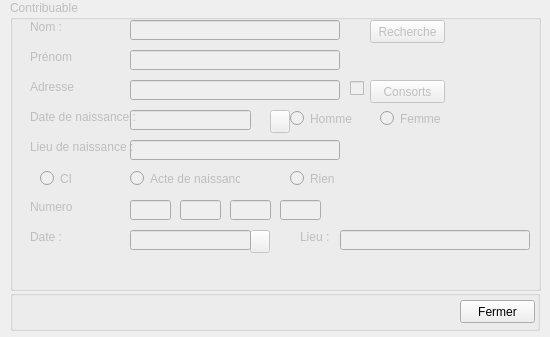
<?xml version="1.0" encoding="UTF-8"?>
<ui version="4.0">
 <class>Dialog</class>
 <widget class="QDialog" name="Dialog">
  <property name="geometry">
   <rect>
    <x>0</x>
    <y>0</y>
    <width>550</width>
    <height>337</height>
   </rect>
  </property>
  <property name="windowTitle">
   <string>Contribuable</string>
  </property>
  <widget class="QGroupBox" name="groupBox">
   <property name="enabled">
    <bool>false</bool>
   </property>
   <property name="geometry">
    <rect>
     <x>10</x>
     <y>0</y>
     <width>531</width>
     <height>291</height>
    </rect>
   </property>
   <property name="title">
    <string>Contribuable</string>
   </property>
   <widget class="QLineEdit" name="lineEdit">
    <property name="geometry">
     <rect>
      <x>120</x>
      <y>20</y>
      <width>210</width>
      <height>20</height>
     </rect>
    </property>
   </widget>
   <widget class="QLineEdit" name="lineEdit_2">
    <property name="geometry">
     <rect>
      <x>120</x>
      <y>50</y>
      <width>210</width>
      <height>20</height>
     </rect>
    </property>
   </widget>
   <widget class="QLineEdit" name="lineEdit_3">
    <property name="geometry">
     <rect>
      <x>120</x>
      <y>80</y>
      <width>210</width>
      <height>20</height>
     </rect>
    </property>
   </widget>
   <widget class="QLineEdit" name="lineEdit_4">
    <property name="geometry">
     <rect>
      <x>120</x>
      <y>110</y>
      <width>121</width>
      <height>20</height>
     </rect>
    </property>
   </widget>
   <widget class="QLineEdit" name="lineEdit_5">
    <property name="geometry">
     <rect>
      <x>120</x>
      <y>140</y>
      <width>210</width>
      <height>20</height>
     </rect>
    </property>
   </widget>
   <widget class="QLineEdit" name="lineEdit_6">
    <property name="geometry">
     <rect>
      <x>120</x>
      <y>200</y>
      <width>41</width>
      <height>20</height>
     </rect>
    </property>
   </widget>
   <widget class="QLineEdit" name="lineEdit_9">
    <property name="geometry">
     <rect>
      <x>330</x>
      <y>230</y>
      <width>190</width>
      <height>20</height>
     </rect>
    </property>
   </widget>
   <widget class="QLabel" name="label">
    <property name="geometry">
     <rect>
      <x>20</x>
      <y>20</y>
      <width>46</width>
      <height>13</height>
     </rect>
    </property>
    <property name="text">
     <string>Nom :</string>
    </property>
   </widget>
   <widget class="QLabel" name="label_2">
    <property name="geometry">
     <rect>
      <x>20</x>
      <y>50</y>
      <width>46</width>
      <height>13</height>
     </rect>
    </property>
    <property name="text">
     <string>Prénom :</string>
    </property>
   </widget>
   <widget class="QLabel" name="label_3">
    <property name="geometry">
     <rect>
      <x>20</x>
      <y>80</y>
      <width>46</width>
      <height>13</height>
     </rect>
    </property>
    <property name="text">
     <string>Adresse :</string>
    </property>
   </widget>
   <widget class="QLabel" name="label_4">
    <property name="geometry">
     <rect>
      <x>20</x>
      <y>110</y>
      <width>110</width>
      <height>13</height>
     </rect>
    </property>
    <property name="text">
     <string>Date de naissance : </string>
    </property>
   </widget>
   <widget class="QLabel" name="label_5">
    <property name="geometry">
     <rect>
      <x>20</x>
      <y>140</y>
      <width>120</width>
      <height>13</height>
     </rect>
    </property>
    <property name="text">
     <string>Lieu de naissance :</string>
    </property>
   </widget>
   <widget class="QLabel" name="label_7">
    <property name="geometry">
     <rect>
      <x>20</x>
      <y>200</y>
      <width>46</width>
      <height>13</height>
     </rect>
    </property>
    <property name="text">
     <string>Numero : </string>
    </property>
   </widget>
   <widget class="QLabel" name="label_8">
    <property name="geometry">
     <rect>
      <x>20</x>
      <y>230</y>
      <width>46</width>
      <height>13</height>
     </rect>
    </property>
    <property name="text">
     <string>Date :</string>
    </property>
   </widget>
   <widget class="QLineEdit" name="lineEdit_10">
    <property name="geometry">
     <rect>
      <x>170</x>
      <y>200</y>
      <width>41</width>
      <height>20</height>
     </rect>
    </property>
   </widget>
   <widget class="QLineEdit" name="lineEdit_11">
    <property name="geometry">
     <rect>
      <x>220</x>
      <y>200</y>
      <width>41</width>
      <height>20</height>
     </rect>
    </property>
   </widget>
   <widget class="QLineEdit" name="lineEdit_12">
    <property name="geometry">
     <rect>
      <x>270</x>
      <y>200</y>
      <width>41</width>
      <height>20</height>
     </rect>
    </property>
   </widget>
   <widget class="QRadioButton" name="radioButton">
    <property name="geometry">
     <rect>
      <x>30</x>
      <y>170</y>
      <width>82</width>
      <height>17</height>
     </rect>
    </property>
    <property name="text">
     <string>CI</string>
    </property>
   </widget>
   <widget class="QRadioButton" name="radioButton_2">
    <property name="geometry">
     <rect>
      <x>120</x>
      <y>170</y>
      <width>110</width>
      <height>17</height>
     </rect>
    </property>
    <property name="text">
     <string>Acte de naissance</string>
    </property>
   </widget>
   <widget class="QRadioButton" name="radioButton_3">
    <property name="geometry">
     <rect>
      <x>280</x>
      <y>170</y>
      <width>82</width>
      <height>17</height>
     </rect>
    </property>
    <property name="text">
     <string>Rien</string>
    </property>
   </widget>
   <widget class="QPushButton" name="pushButton_3">
    <property name="geometry">
     <rect>
      <x>260</x>
      <y>110</y>
      <width>20</width>
      <height>23</height>
     </rect>
    </property>
    <property name="text">
     <string/>
    </property>
   </widget>
   <widget class="QRadioButton" name="radioButton_4">
    <property name="geometry">
     <rect>
      <x>280</x>
      <y>110</y>
      <width>70</width>
      <height>17</height>
     </rect>
    </property>
    <property name="text">
     <string>Homme</string>
    </property>
   </widget>
   <widget class="QRadioButton" name="radioButton_5">
    <property name="geometry">
     <rect>
      <x>370</x>
      <y>110</y>
      <width>70</width>
      <height>17</height>
     </rect>
    </property>
    <property name="text">
     <string>Femme</string>
    </property>
   </widget>
   <widget class="QPushButton" name="pushButton_4">
    <property name="geometry">
     <rect>
      <x>360</x>
      <y>20</y>
      <width>75</width>
      <height>23</height>
     </rect>
    </property>
    <property name="text">
     <string>Recherche</string>
    </property>
   </widget>
   <widget class="QPushButton" name="pushButton_5">
    <property name="geometry">
     <rect>
      <x>360</x>
      <y>80</y>
      <width>75</width>
      <height>23</height>
     </rect>
    </property>
    <property name="text">
     <string>Consorts</string>
    </property>
   </widget>
   <widget class="QCheckBox" name="checkBox">
    <property name="geometry">
     <rect>
      <x>340</x>
      <y>80</y>
      <width>20</width>
      <height>17</height>
     </rect>
    </property>
    <property name="text">
     <string/>
    </property>
   </widget>
   <widget class="QPushButton" name="pushButton_8">
    <property name="geometry">
     <rect>
      <x>240</x>
      <y>230</y>
      <width>20</width>
      <height>23</height>
     </rect>
    </property>
    <property name="text">
     <string/>
    </property>
   </widget>
   <widget class="QLineEdit" name="lineEdit_7">
    <property name="geometry">
     <rect>
      <x>120</x>
      <y>230</y>
      <width>121</width>
      <height>20</height>
     </rect>
    </property>
   </widget>
   <widget class="QLabel" name="label_9">
    <property name="geometry">
     <rect>
      <x>290</x>
      <y>230</y>
      <width>40</width>
      <height>13</height>
     </rect>
    </property>
    <property name="text">
     <string>Lieu :</string>
    </property>
   </widget>
  </widget>
  <widget class="QGroupBox" name="groupBox_3">
   <property name="geometry">
    <rect>
     <x>10</x>
     <y>290</y>
     <width>530</width>
     <height>41</height>
    </rect>
   </property>
   <property name="title">
    <string/>
   </property>
   <widget class="QPushButton" name="pushButton_2">
    <property name="geometry">
     <rect>
      <x>450</x>
      <y>10</y>
      <width>75</width>
      <height>23</height>
     </rect>
    </property>
    <property name="text">
     <string>Fermer</string>
    </property>
   </widget>
  </widget>
 </widget>
 <resources/>
 <connections/>
</ui>
